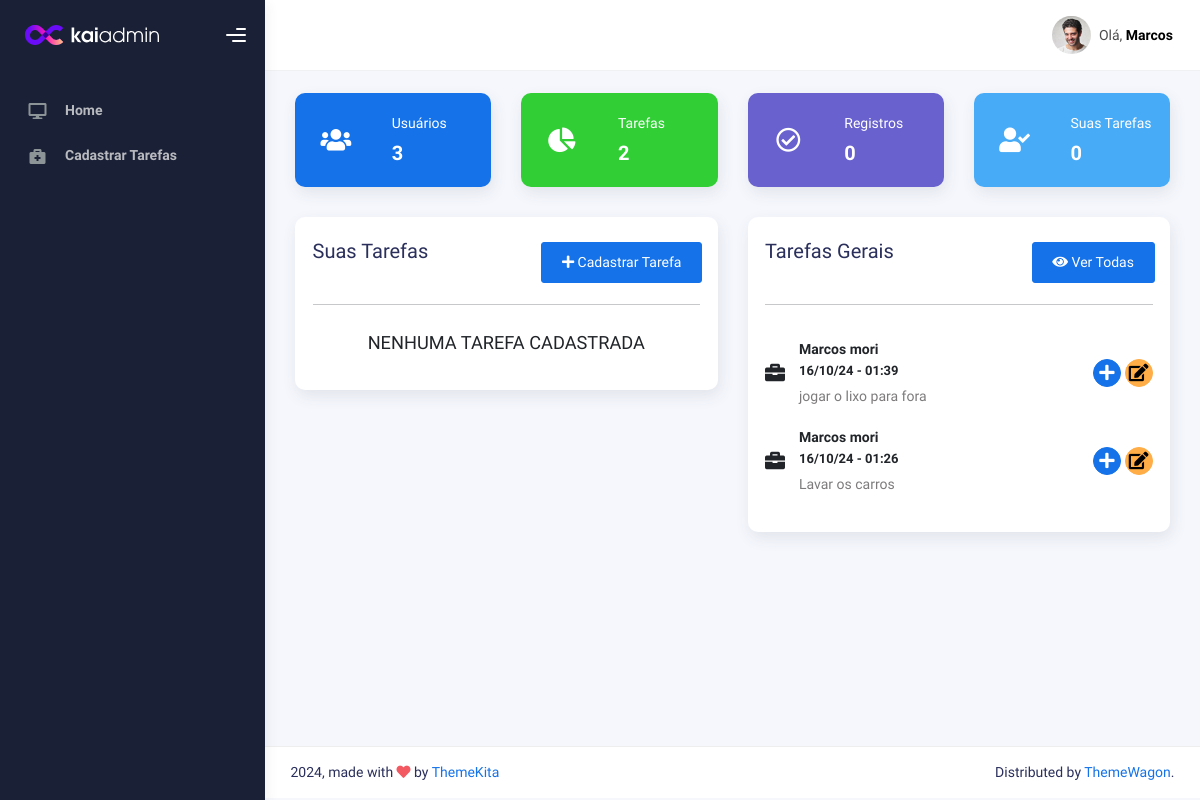
Before: / (signed in) with the older database file.
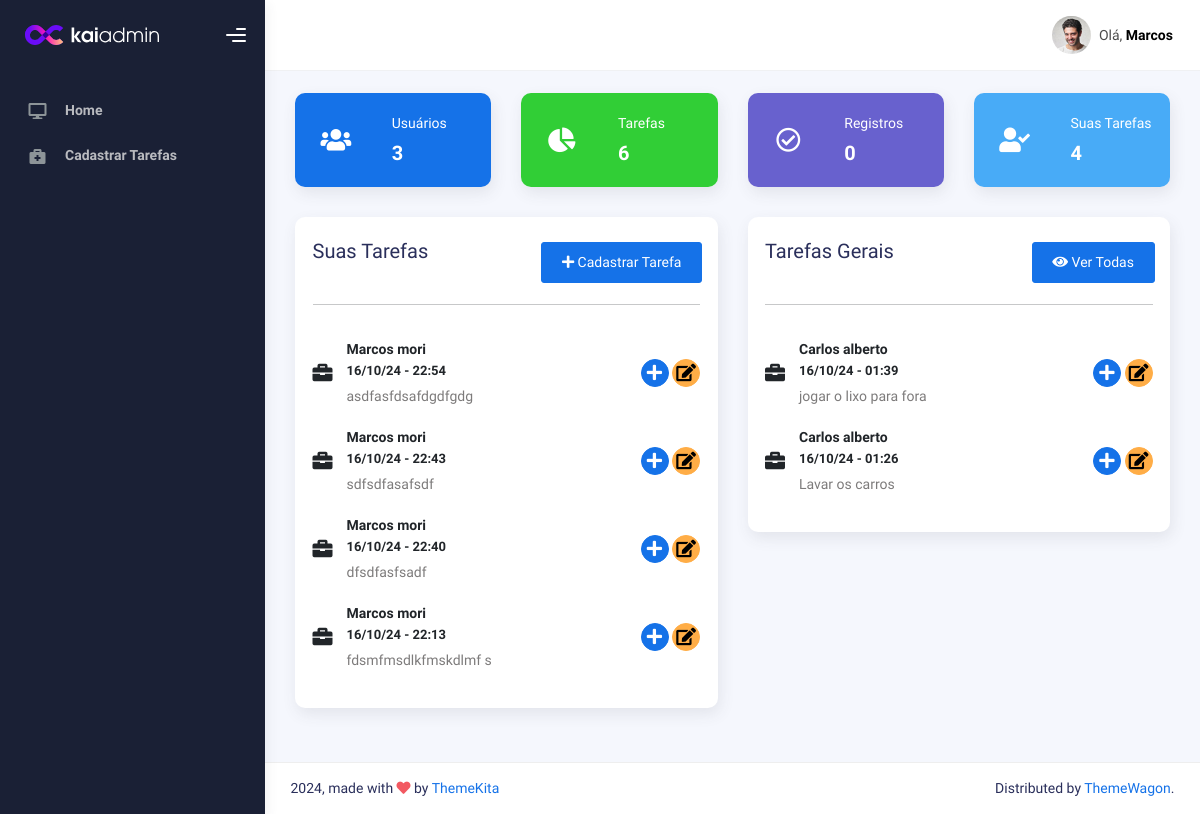
After: the same page with the newer database file.
### user/models/user.py (models this page shows, shortened)
class User(AbstractBaseUser, PermissionsMixin):
    email = models.EmailField(_('email address'), unique=True)
    first_name = models.CharField(_('first name'), max_length=300, blank=True)
    last_name = models.CharField(_('last name'), max_length=300, blank=True)
    date_joined = models.DateTimeField(_('date joined'), auto_now_add=True)
    is_active = models.BooleanField(_('active'), default=False)
    is_staff = models.BooleanField(_('staff'), default=False)
    objects = UserManager()
    USERNAME_FIELD = 'email'
    REQUIRED_FIELDS = ['first_name', 'last_name']
    class Meta:
        verbose_name = _('user')
        verbose_name_plural = _('users')
    def get_full_name(self):
        full_name = '%s %s' % (self.first_name, self.last_name)
        return full_name.strip().capitalize()
    def get_short_name(self):
        return self.first_name.capitalize()

### task/models/task.py (models this page shows)
class Task(models.Model):
    date_create = models.DateTimeField(auto_now_add=True)
    user = models.ForeignKey(User, models.DO_NOTHING, related_name='task_user')
    description = models.TextField(max_length=2500, verbose_name='Descrição', help_text='Escreva a descrição da sua tarefa')
    class Meta:
        ordering = ['-date_create']

### task/views/home.py (the view)
# urls.py: path('', HomeView.as_view(), name="home"),
class HomeView(TemplateView):
    template_name = '01_task/home.html'
    def get_context_data(self, **kwargs):
        tasks=Task.objects.all()
        return dict(
            super().get_context_data(**kwargs),
            common_tasks=tasks.exclude(user=self.request.user)[:5],
            user_tasks=tasks.filter(user=self.request.user)[:5],
            tasks=tasks,
            users=User.objects.all(),
            registers=Register.objects.all(),
        )

### www/templates/01_task/home.html
{% extends "01_task/partials/base.html" %}
{% load static %}
{% block main %}
<div class="row">
    <div class="col-sm-6 col-md-3">
        <div class="card card-stats card-primary card-round">
            <div class="card-body">
                <div class="row">
                    <div class="col-5">
                        <div class="icon-big text-center">
                        <i class="fas fa-users"></i>
                        </div>
                    </div>
                    <div class="col-7 col-stats">
                        <div class="numbers">
                        <p class="card-category">Usuários</p>
                        <h4 class="card-title">{{ users.count }}</h4>
                        </div>
                    </div>
                </div>
            </div>
        </div>
    </div>
    <div class="col-sm-6 col-md-3">
        <div class="card card-stats card-success card-round">
            <div class="card-body">
                <div class="row">
                    <div class="col-5">
                        <div class="icon-big text-center">
                        <i class="fas fa-chart-pie"></i>
                        </div>
                    </div>
                    <div class="col-7 col-stats">
                        <div class="numbers">
                        <p class="card-category">Tarefas</p>
                        <h4 class="card-title">{{ tasks.count }}</h4>
                        </div>
                    </div>
                </div>
            </div>
        </div>
    </div>
    <div class="col-sm-6 col-md-3">
        <div class="card card-stats card-secondary card-round">
            <div class="card-body">
                <div class="row">
                <div class="col-5">
                    <div class="icon-big text-center">
                    <i class="far fa-check-circle"></i>
                    </div>
                </div>
                <div class="col-7 col-stats">
                    <div class="numbers">
                    <p class="card-category">Registros</p>
                    <h4 class="card-title">{{ registers.count }}</h4>
                    </div>
                </div>
                </div>
            </div>
        </div>
    </div>
    <div class="col-sm-6 col-md-3">
        <div class="card card-stats card-info card-round">
            <div class="card-body">
                <div class="row">
                <div class="col-5">
                    <div class="icon-big text-center">
                    <i class="fas fa-user-check"></i>
                    </div>
                </div>
                <div class="col-7 col-stats">
                    <div class="numbers">
                    <p class="card-category">Suas Tarefas</p>
                    <h4 class="card-title">{{ user.task_user.all.count }}</h4>
                    </div>
                </div>
                </div>
            </div>
        </div>
    </div>
</div>
<div class="row">
    <div class="col-md-6">
        <div class="card card-round">
            <div class="card-body">
                <div class="card-title fw-mediumbold">
                    <div class="row">
                        <div class="col-md-6">
                            Suas Tarefas
                        </div>
                        <div class="col-md-6 btn-sm" style="text-align:right">
                            <a class="btn btn-primary text-white" href="{% url 'task_add' %}">
                                <i class="fas fa-plus"></i> Cadastrar Tarefa
                            </a>
                        </div>
                    </div>
                </div>
                <hr>
                {% include '01_task/partials/card-list-task.html' with tasks=user_tasks %}
            </div>
        </div>
    </div>
    <div class="col-md-6">
        <div class="card card-round">
            <div class="card-body">
                <div class="card-title fw-mediumbold">
                    <div class="row">
                        <div class="col-md-6">
                            Tarefas Gerais
                        </div>
                        <div class="col-md-6 btn-sm" style="text-align:right">
                            <a class="btn btn-primary text-white" href="{% url 'task_add' %}">
                                <i class="fas fa-eye"></i> Ver Todas
                            </a>
                        </div>
                    </div>
                </div>
                <hr>
                {% include '01_task/partials/card-list-task.html' with tasks=common_tasks %}
            </div>
        </div>
    </div>
</div>
{% endblock main %}

### www/templates/01_task/partials/base.html (shortened to what this page needs)
{% load static %}
<!DOCTYPE html>
<html lang="en">
    {% block header %}
        {% include '01_task/partials/header.html' %}
    {% endblock header%}
  <body>
    <div class="wrapper">
      {% block sidebarvertical %}
        {% include '01_task/partials/navbar-vertical.html' %}
      {% endblock sidebarvertical %}
        <div class="main-panel">
            {% block sidebarhorizontal %}
                {% include '01_task/partials/navbar-horizontal.html' %}
            {% endblock sidebarhorizontal %}
            <div class="container">
                <div class="page-inner">
                    {% block main %}
                    {% endblock main %}
                </div>
            </div>
            {% block footer %}
                {% include '01_task/partials/footer.html'%}
            {% endblock footer%}
        </div>
  </body>
</html>

### www/templates/01_task/partials/header.html (shortened to what this page needs)
{% load static %}
<head>
    <link rel="stylesheet" href="{% static 'assets/css/bootstrap.min.css' %}" />
    <link rel="stylesheet" href="{% static 'assets/css/plugins.min.css' %}" />
    <link rel="stylesheet" href="{% static 'assets/css/kaiadmin.min.css' %}" />
</head>

### www/templates/01_task/partials/navbar-vertical.html (shortened to what this page needs)
{% load static %}
<div class="sidebar" data-background-color="dark">
    <div class="sidebar-logo">
      <div class="logo-header" data-background-color="dark">
        <a href="{% url 'home' %}" class="logo">
          <img
            src="{% static 'assets/img/kaiadmin/logo_light.svg' %}"
            alt="navbar brand"
            class="navbar-brand"
            height="20"
          />
        </a>
        <div class="nav-toggle">
          <button class="btn btn-toggle toggle-sidebar">
            <i class="gg-menu-right"></i>
          </button>
        </div>
      </div>
    </div>
    <div class="sidebar-wrapper scrollbar scrollbar-inner">
      <div class="sidebar-content">
        <ul class="nav nav-secondary">
          <li class="nav-item">
            <a href="{% url 'home' %}">
              <i class="fas fa-desktop"></i>
              <p>Home</p>
            </a>
          </li>
          <li class="nav-item">
            <a href="{% url 'task_add' %}">
              <i class="fas fa-briefcase-medical"></i>
              <p>Cadastrar Tarefas</p>
            </a>
          </li>
        </ul>
      </div>
    </div>
  </div>

### www/templates/01_task/partials/navbar-horizontal.html (shortened to what this page needs)
{% load static %}
<div class="main-header">
    <nav
      class="navbar navbar-header navbar-header-transparent navbar-expand-lg border-bottom"
    >
      <div class="container-fluid">
        <ul class="navbar-nav topbar-nav ms-md-auto align-items-center">
          <li class="nav-item topbar-user dropdown hidden-caret">
            <a
              class="dropdown-toggle profile-pic"
              data-bs-toggle="dropdown"
              href="#"
              aria-expanded="false"
            >
              <div class="avatar-sm">
                <img
                  src="{% static 'assets/img/profile.jpg' %}"
                  alt="..."
                  class="avatar-img rounded-circle"
                />
              </div>
              <span class="profile-username">
                <span class="op-7">Olá,</span>
                <span class="fw-bold">{{ user.get_short_name }}</span>
              </span>
            </a>
          </li>
        </ul>
      </div>
    </nav>
  </div>

### www/templates/01_task/partials/card-list-task.html
<div class="card-list">
    {% for task in tasks %}
    <div class="item-list">
        <i class="fas fa-briefcase" style="font-size:20px"></i>
        <div class="info-user ms-3">
        <div class="username">{{ task.user.get_full_name }} <br>
            <small>{{ task.date_create|date:"d/m/y - H:i" }}</small>
        </div>
        <div class="status fs-6">{{ task.description }}</div>
        </div>
        <button class="btn btn-icon btn-primary btn-round btn-sm m-1">
            <i class="fa fa-plus"></i>
        </button>
        <a href="{% url 'task_att' task.id %}" class="btn btn-icon btn-warning btn-round btn-sm">
            <i class="fa fa-edit"></i>
        </a>
    </div>
    {% empty %}
        <h5 class="text-center text-uppercase">
            nenhuma tarefa cadastrada
        </h5>
    {% endfor %}
</div>

### www/templates/01_task/partials/footer.html (shortened to what this page needs)
{% load static %}
<footer class="footer">
    <div class="container-fluid d-flex justify-content-between">
      <div class="copyright">
        2024, made with <i class="fa fa-heart heart text-danger"></i> by
        <a href="http://www.themekita.com">ThemeKita</a>
      </div>
      <div>
        Distributed by
        <a target="_blank" href="https://themewagon.com/">ThemeWagon</a>.
      </div>
    </div>
</footer>
</div>

Changed rows visible on the page:
computed for User "Marcos": task_user.all.count "0" → "4"
added Task: user.get_full_name "Marcos mori", date_create "16/10/24 - 22:54", description "asdfasfdsafdgdfgdg"
added Task: user.get_full_name "Marcos mori", date_create "16/10/24 - 22:43", description "sdfsdfasafsdf"
added Task: user.get_full_name "Marcos mori", date_create "16/10/24 - 22:40", description "dfsdfasfsadf"
added Task: user.get_full_name "Marcos mori", date_create "16/10/24 - 22:13", description "fdsmfmsdlkfmskdlmf s"
changed through a linked row, Task "jogar o lixo para fora": user.get_full_name "Marcos mori" → "Carlos alberto"
changed through a linked row, Task "Lavar os carros": user.get_full_name "Marcos mori" → "Carlos alberto"
Other visible differences:
{{ tasks.count }}: "2" → "6"
text no longer shown: "NENHUMA TAREFA CADASTRADA"
